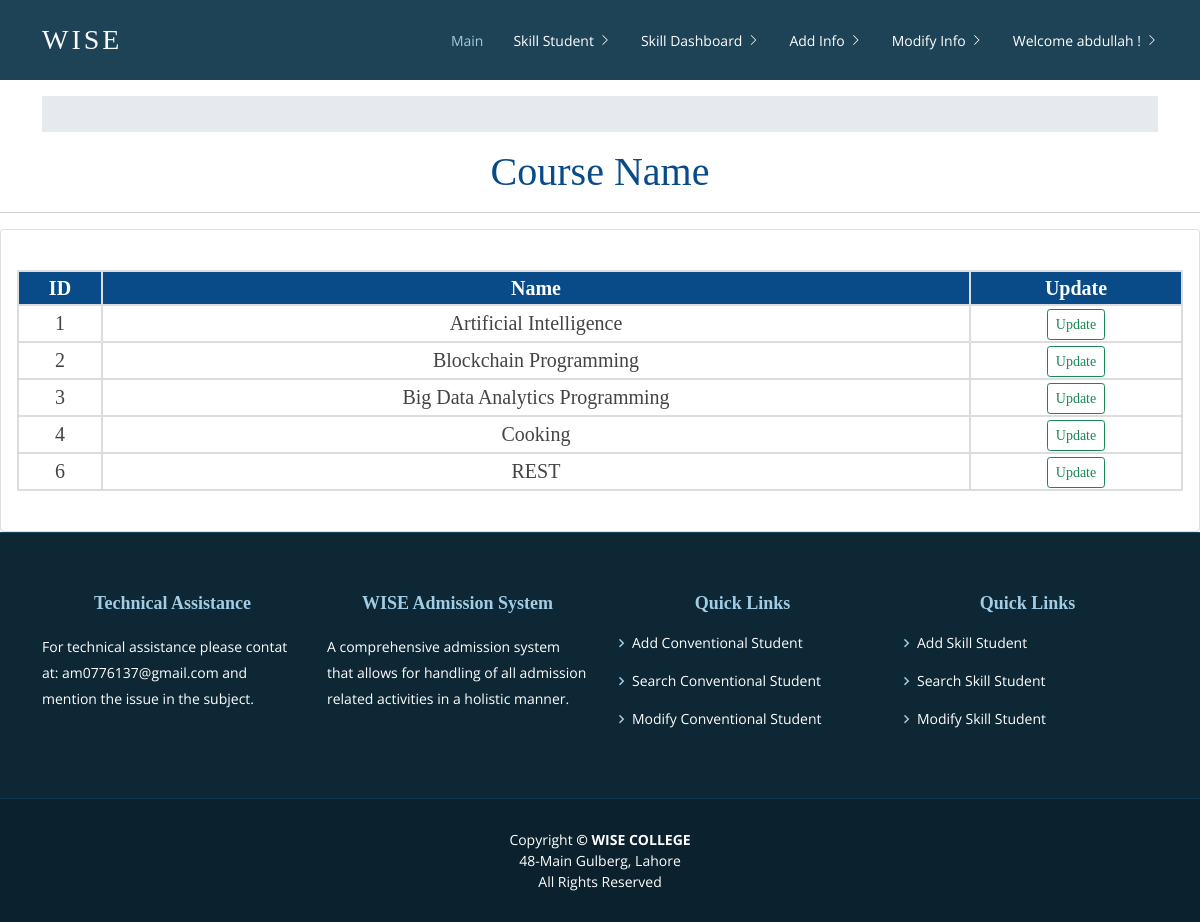
Page /course_name_dashboard/ (signed in) on the committed database.
### AdmissionSystem/models.py (models this page shows, shortened)
class CourseName(models.Model):
	course_name = models.CharField(max_length=100)
	course_abbreviation = models.CharField(max_length=10)
	created_by = models.CharField(max_length=100)
	updated_by = models.CharField(max_length=100, null=True, blank=True)

### AdmissionSystem/views.py (the view)
# urls.py: path('course_name_dashboard/',views.course_name_dashboard,name='coursenamedashboard'),
@login_required(login_url='loginpageview')
def course_name_dashboard(request):
	course_name_objects = CourseName.objects.all()
	all_data = list()
	for course_object in course_name_objects:
		course_data = list()
		course_data.append(course_object.id)
		course_data.append(course_object.course_name)
		all_data.append(course_data)
	context = {'alldata': all_data}
	return render(request,'course_name_dashboard.html',context=context)

### templates/course_name_dashboard.html (shortened to what this page needs)
{% extends 'base.html' %}
{% load static %}
{% block content %}
<div class="col-md-15">
 		<h1 class="text-center">Course Name</h1>
		<hr>
		<div class="card card-body">
				<table id="search-table" class="users-table mt-4">
						<tr>
							<th>ID</th>
							<th>Name</th>
							<th>Update</th>
						</tr>
						{% for data in alldata %}
								<tr>
									{% for column in data %}
									<td>{{ column }}</td>
									{% endfor %}
 									<td>
									<input value="Update" type="button" onclick="location.href='{% url 'updatecoursename' data.0 %}'" class="btn btn-sm btn-outline-success"></td>
								</tr>
						{% endfor %}
				</table>
				<br>
 		</div>
</div>
{% endblock %}

### templates/base.html (shortened to what this page needs)
<!DOCTYPE html>
<html lang="en">
<head>
    <link rel="stylesheet" href="https://pro.fontawesome.com/releases/v5.10.0/css/all.css" />
    <link href="https://cdn.jsdelivr.net/npm/bootstrap@5.1.3/dist/css/bootstrap.min.css" rel="stylesheet">
    <link href="../../static/admissionsystem/vendor/animate.css/animate.min.css" rel="stylesheet">
    <link href="../../static/admissionsystem/vendor/aos/aos.css" rel="stylesheet">
    <link href="../../static/admissionsystem/vendor/bootstrap/css/bootstrap.min.css" rel="stylesheet">
    <link href="../../static/admissionsystem/vendor/bootstrap-icons/bootstrap-icons.css" rel="stylesheet">
    <link href="../../static/admissionsystem/vendor/boxicons/css/boxicons.min.css" rel="stylesheet">
    <link href="../../static/admissionsystem/vendor/glightbox/css/glightbox.min.css" rel="stylesheet">
    <link href="../../static/admissionsystem/vendor/swiper/swiper-bundle.min.css" rel="stylesheet">
    <link href="../../static/admissionsystem/css/style.css" rel="stylesheet">
    <link href="../../static/admissionsystem/css/Navigation.css" rel="stylesheet"> {% block style %} {% endblock %}
</head>
<body style="background-image: url('../../static/admissionsystem/img/bag.jpg'); background-size: auto;background-repeat: repeat;">
    <header id="header" class="fixed-top d-flex align-items-center">
        <div class="container d-flex justify-content-between align-items-center">
            <div class="logo">
                <h1 class="text-light"><span>Wise</span></a></h1>
            </div>
            <nav id="navbar" class="navbar ">
                <ul>
                    <li><a class="active " href="{% url 'homeview' %}">Main</a></li>
                     <li class="dropdown"><a href="/"><span>Skill Student</span> <i class="bi bi-chevron-right"></i></a>
                    </li>
                    <li class="dropdown"><a href="/"><span>Skill Dashboard</span> <i class="bi bi-chevron-right"></i></a>
                    </li>
                    <li class="dropdown"><a href="/"><span>Add Info</span> <i class="bi bi-chevron-right"></i></a>
                    </li>
                    <li class="dropdown"><a href="/"><span>Modify Info</span> <i class="bi bi-chevron-right"></i></a>
                    </li>
                     <li class="dropdown"><a href="#"><span>Welcome {{ user.get_username }} !</span> <i class="bi bi-chevron-right"></i></a>
                    </li>
                </ul>
            </nav>
        </div>
    </header>
    <br>
    <br>
    <br>
    <br>
    <div class="container">
        <ol class="breadcrumb breadcrumb-arrow">
        </ol>
    </div>
    {% include 'messages.html' %} {% block content %} {% endblock %}
    <footer id="footer" data-aos="fade-up" data-aos-easing="ease-in-out" data-aos-duration="500">
        <div class="footer-top">
            <div class="container">
                <div class="row">
                    <div class="col-lg-3 col-md-6 footer-contact">
                        <h4>Technical Assistance</h4>
                        <p>
                            For technical assistance
                            please contat at:
                            am0776137@gmail.com
                            and mention the issue in the subject.
                        </p>
                    </div>
                    <div class="col-lg-3 col-md-6 footer-contact">
                        <h4>WISE Admission System</h4>
                        <p>
                            A comprehensive admission system
                            that allows for handling of all admission
                            related activities in a holistic manner.
                        </p>
                    </div>
                    <div class="col-lg-3 col-md-6 footer-links">
                        <h4>Quick Links</h4>
                        <ul>
                            <li><i class="bx bx-chevron-right"></i> <a href="#">Add Conventional Student</a></li>
                            <li><i class="bx bx-chevron-right"></i> <a href="#">Search Conventional Student</a></li>
                            <li><i class="bx bx-chevron-right"></i> <a href="#">Modify Conventional Student</a></li>
                        </ul>
                    </div>
                    <div class="col-lg-3 col-md-6 footer-links">
                        <h4>Quick Links</h4>
                        <ul>
                            <li><i class="bx bx-chevron-right"></i> <a href="{% url 'addskillstudentview' %}">Add Skill Student</a></li>
                            <li><i class="bx bx-chevron-right"></i> <a href="{% url 'search_skill_dashboard' %}">Search Skill Student</a></li>
                            <li><i class="bx bx-chevron-right"></i> <a href="{% url 'modify_skill_dashboard' %}">Modify Skill Student</a></li>
                        </ul>
                    </div>
                </div>
            </div>
        </div>
        <div class="container">
            <div class="copyright">
                Copyright <strong>&copy; <span>WISE COLLEGE</span></strong>
                <br>
                48-Main Gulberg, Lahore
                <br>
                All Rights Reserved
            </div>
        </div>
    </footer>
</body>
</html>

### static/admissionsystem/css/style.css (style rules this page uses)
body { font-family: "Open Sans", sans-serif; color: #444; }
a { color: #4fa6d5; text-decoration: none; }
h1, h2, h3, h4, h5, h6, .font-primary { font-family: "Times New Roman"; }
#header { height: 80px; transition: all 0.5s; z-index: 997; transition: all 0.5s; background: #1e4356; }
#header .logo h1 { font-size: 28px; margin: 0; padding: 4px 0; line-height: 1; font-weight: 400; letter-spacing: 3px; text-transform: uppercase; }
.navbar { padding: 0; }
.navbar ul { margin: 0; padding: 0; display: flex; list-style: none; align-items: center; }
.navbar li { position: relative; }
.navbar a { display: flex; align-items: center; justify-content: space-between; padding: 10px 0 10px 30px; font-family: "Open Sans", sans-serif; font-size: 14px; color: #fff; white-space: nowrap; transition: 0.3s; text-decoration: none; }
.navbar a i { font-size: 12px; line-height: 0; margin-left: 5px; }
.navbar a:hover, .navbar .active, .navbar li:hover > a { color: #a2cce3; }
#footer { background: #0b212d; padding: 0 0 30px 0; color: #fff; font-size: 14px; }
#footer .footer-top { background: #0d2735; border-top: 1px solid #17455e; border-bottom: 1px solid #123649; padding: 60px 0 30px 0; }
#footer .footer-top h4 { font-size: 18px; font-weight: 600; color: #a2cce3; position: relative; padding-bottom: 12px; }
#footer .footer-top .footer-links { margin-bottom: 30px; }
#footer .footer-top .footer-links ul { list-style: none; padding: 0; margin: 0; }
#footer .footer-top .footer-links ul i { padding-right: 2px; color: #a2cce3; font-size: 18px; line-height: 1; }
#footer .footer-top .footer-links ul li { padding: 10px 0; display: flex; align-items: center; }
#footer .footer-top .footer-links ul li:first-child { padding-top: 0; }
#footer .footer-top .footer-links ul a { color: #fff; transition: 0.3s; display: inline-block; line-height: 1; }
#footer .footer-top .footer-contact { margin-bottom: 30px; }
#footer .footer-top .footer-contact p { line-height: 26px; }
#footer .copyright { text-align: center; padding-top: 30px; }

### static/admissionsystem/css/Navigation.css (style rules this page uses)
.breadcrumb-arrow { height: 36px; padding: 0; line-height: 36px; list-style: none; background-color: #e6e9ed }

### templates/course_name_dashboard.html (style rules this page uses)
h1, h2, h3, h4, h5, h6 { text-align: center; color: #094a89; font-family: timesnewroman; }
table { border-collapse: collapse; width: 100%; text-align: center; font-size: 20px; font-family: timesnewroman; }
th { background-color: #094a89; color: white; }
th, td { border: 2px solid #ddd; }

### rows in the picture
CourseName: data "Artificial Intelligence"
CourseName: data "Blockchain Programming"
CourseName: data "Big Data Analytics Programming"
CourseName: data "Cooking"
CourseName: data "REST"

### other values in the picture
{{ user.get_username }} "abdullah"
{{ column }} "1" "2" "3" "4" "6"
